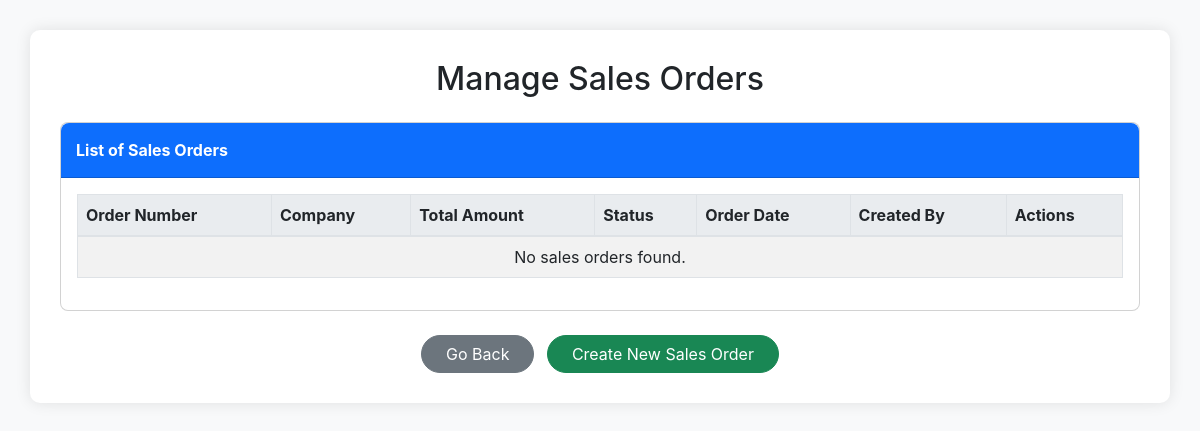
Page /edits/manage_sales_order.php (signed in) on the earlier database version.
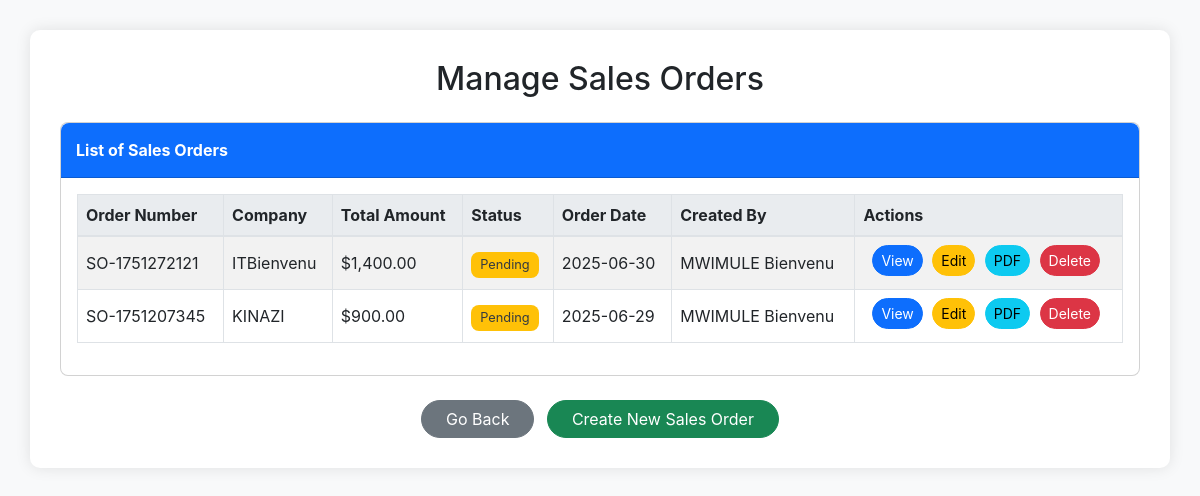
Same page on the later database version.
### tables this page shows
CREATE TABLE `sales_orders` (
  `id` int(11) NOT NULL,
  `order_number` varchar(50) NOT NULL,
  `company` varchar(100) NOT NULL,
  `vat` varchar(50) DEFAULT NULL,
  `street` varchar(100) DEFAULT NULL,
  `city` varchar(50) DEFAULT NULL,
  `postal_code` varchar(20) DEFAULT NULL,
  `country` varchar(50) DEFAULT NULL,
  `total_amount` decimal(12,2) NOT NULL,
  `status` varchar(20) DEFAULT 'pending',
  `order_date` date DEFAULT curdate(),
  `delivery_date` date DEFAULT NULL,
  `created_by` int(11) NOT NULL,
  `created_at` timestamp NOT NULL DEFAULT current_timestamp()
);

CREATE TABLE `users` (
  `id` int(12) NOT NULL,
  `names` varchar(100) NOT NULL,
  `email` varchar(50) NOT NULL,
  `phone` int(14) NOT NULL,
  `password` varchar(300) NOT NULL,
  `role` varchar(12) NOT NULL,
  `otp` int(100) NOT NULL,
  `time` timestamp(6) NOT NULL DEFAULT current_timestamp(6) ON UPDATE current_timestamp(6)
);

### edits/manage_sales_order.php (the view, shortened to what this page needs)
<?php
include_once "../config/config.php";
$sales_orders_query = mysqli_query($conn, "
    SELECT so.*, u.names AS created_by_username
    FROM sales_orders so
    JOIN users u ON so.created_by = u.id
    ORDER BY so.created_at DESC
");
?>
<!DOCTYPE html>
<html lang="en">
<head>
    <link href="https://cdn.jsdelivr.net/npm/bootstrap@5.3.0/dist/css/bootstrap.min.css" rel="stylesheet">
</head>
<body>
    <div class="container">
        <h2 class="mb-4 text-center">Manage Sales Orders</h2>
        <div class="card mb-4 rounded-3">
            <div class="card-header">
                List of Sales Orders
            </div>
            <div class="card-body">
                <div class="table-responsive">
                    <table class="table table-bordered table-striped align-middle">
                        <thead>
                            <tr>
                                <th>Order Number</th>
                                <th>Company</th>
                                <th>Total Amount</th>
                                <th>Status</th>
                                <th>Order Date</th>
                                <th>Created By</th>
                                <th>Actions</th>
                            </tr>
                        </thead>
                        <tbody>
                            <?php if (mysqli_num_rows($sales_orders_query) > 0) : ?>
                                <?php while ($order = mysqli_fetch_assoc($sales_orders_query)) : ?>
                                    <tr>
                                        <td><?php echo htmlspecialchars($order['order_number']); ?></td>
                                        <td><?php echo htmlspecialchars($order['company']); ?></td>
                                        <td>$<?php echo number_format($order['total_amount'], 2); ?></td>
                                        <td>
                                            <span class="status-badge status-<?php echo str_replace(' ', '_', strtolower(htmlspecialchars($order['status']))); ?>">
                                                <?php echo htmlspecialchars(ucfirst($order['status'])); ?>
                                            </span>
                                        </td>
                                        <td><?php echo htmlspecialchars($order['order_date']); ?></td>
                                        <td><?php echo htmlspecialchars($order['created_by_username']); ?></td>
                                        <td class="action-buttons text-center">
                                            <a href="view_sales_order.php?order=<?php echo urlencode($order['order_number']); ?>" class="btn btn-primary btn-sm rounded-pill">View</a>
                                            <a href="edit_sales_order.php?order=<?php echo urlencode($order['order_number']); ?>" class="btn btn-warning btn-sm rounded-pill">Edit</a>
                                            <a href="generate_sales_order_pdf.php?order=<?php echo urlencode($order['order_number']); ?>" class="btn btn-info btn-sm rounded-pill">PDF</a>
                                            <button type="button" class="btn btn-danger btn-sm rounded-pill delete-btn" data-bs-toggle="modal" data-bs-target="#deleteConfirmationModal" data-order-number="<?php echo htmlspecialchars($order['order_number']); ?>">Delete</button>
                                        </td>
                                    </tr>
                                <?php endwhile; ?>
                            <?php else : ?>
                                <tr>
                                    <td colspan="7" class="text-center">No sales orders found.</td>
                                </tr>
                            <?php endif; ?>
                        </tbody>
                    </table>
                </div>
            </div>
        </div>
        <div class="text-center">
            <a href="javascript:history.back()" class="btn btn-secondary rounded-pill px-4">Go Back</a>
            <a href="../executive/form.php" class="btn btn-success rounded-pill px-4 ms-2">Create New Sales Order</a>
        </div>
    </div>
</body>
</html>

### edits/manage_sales_order.php (style rules this page uses)
body { font-family: 'Inter', sans-serif; background-color: #f8f9fa; }
.container { margin-top: 30px; margin-bottom: 30px; background-color: #ffffff; padding: 30px; border-radius: 10px; box-shadow: 0 0 15px rgba(0, 0, 0, 0.1); }
.card-header { background-color: #0d6efd; color: white; font-weight: bold; border-radius: 8px 8px 0 0 !important; padding: 15px; }
.table thead th { background-color: #e9ecef; border-bottom: 2px solid #dee2e6; }
.action-buttons a, .action-buttons button { margin-right: 5px; margin-bottom: 5px; }
.status-badge { font-size: 0.8em; padding: 0.4em 0.7em; border-radius: 0.5rem; text-transform: capitalize; }
.status-pending { background-color: #ffc107; color: #343a40; }

Differences in the rows shown:
added sales_orders: order_number "SO-1751272121", company "ITBienvenu", total_amount "1,400.00", status "Pending", order_date "2025-06-30", created_by.names "MWIMULE Bienvenu"
added sales_orders: order_number "SO-1751207345", company "KINAZI", total_amount "900.00", status "Pending", order_date "2025-06-29", created_by.names "MWIMULE Bienvenu"
Other differences:
text no longer shown: "No sales orders found."
